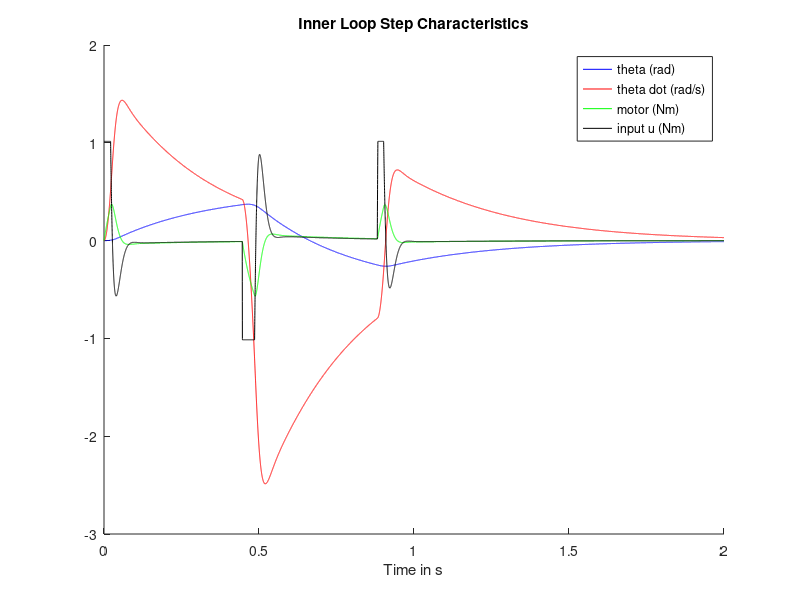
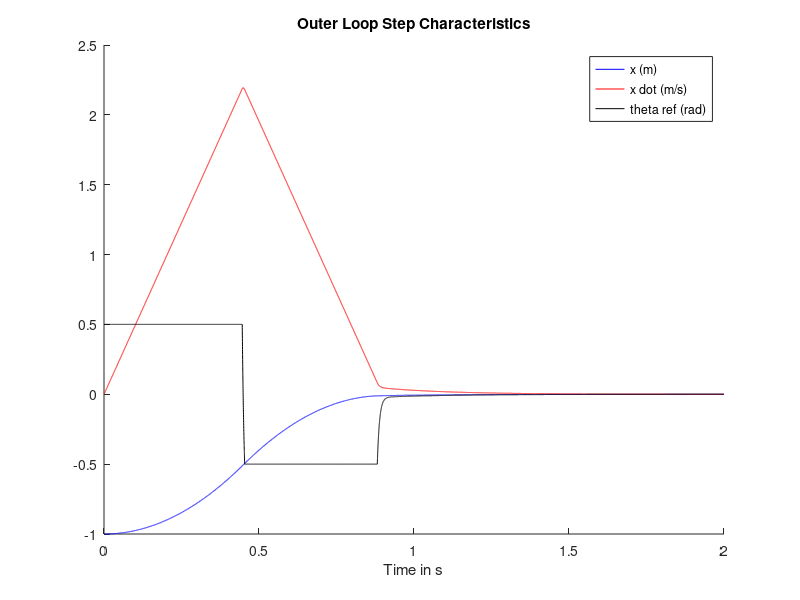

Write the MATLAB code that produced these figures, in order.
clear all;
close all;
clc;

h = 0.0001;          % time step
t = 0:h:2;          % time range
N = length(t);      % number of steps
Iy = 0.007875;

x_inner = zeros(3,N);       % theta theta_dot motor_response
x_inner(:,1) = [0;0;0];
x_outer = zeros(2,N);       % x x_dot
x_outer(:,1) = [-1;0];

u_inner = zeros(1,N);
u_outer = zeros(1,N);
max_F = [1.704 19.472 1.014]; % x z theta

A_inner = [0 1 0;0 0 max_F(3)/Iy;0 0 -20]; 
B_inner = [0 0 20]';
C_inner = [1 0 0;0 1 0];
D_inner = [0 0]';

sys1 = ss(A_inner,B_inner,C_inner,D_inner,0);
[K_inner] = lqr(sys1,diag([10 1 1]),0.1)

A_outer = [0 1;0 0];
B_outer = [0 9.81]';
C_outer = [1 0];
D_outer = 0;

sys2 = ss(A_outer,B_outer,C_outer,D_outer,0);
[K_outer] = lqr(sys2,diag([40 2]),0.01)
%K_outer = [10 2]

for n=1:N-1

    u_outer(n) = -K_outer*x_outer(:,n);
    
        if u_outer(n) >= 0.5;
            u_outer(n) = 0.5;
        end
        if u_outer(n) <= -0.5;
            u_outer(n) = -0.5;
        end

    u_inner(n) = -K_inner*(x_inner(:,n)-[u_outer(n);0;0]);

        if u_inner(n) >= max_F(3)
            u_inner(n) = max_F(3);
        end
        if u_inner(n) <= -max_F(3);
            u_inner(n) = -max_F(3);
        end

    x_inner(:,n+1) = x_inner(:,n)+(A_inner*x_inner(:,n) + B_inner*u_inner(n))*h;
    
    x_outer(:,n+1) = x_outer(:,n)+(A_outer*x_outer(:,n) + B_outer*u_outer(n))*h;
    
    u_outer(n+1) = x_inner(1,n+1);

    
    
end
figure(1);
hold on;
%[AX,H1,H2] = plotyy(t(2:N-1),x(1,2:N-1),t(2:N-1),u(2:N-1),'plot');
plot(t(1:N-1),x_inner(1,1:N-1),'b');
plot(t(1:N-1),x_inner(2,1:N-1),'r');
plot(t(1:N-1),x_inner(3,1:N-1),'g');
plot(t(1:N-1),u_inner(1:N-1),'k');
legend('theta (rad)','theta dot (rad/s)','motor (Nm)','input u (Nm)');
title('Inner Loop Step Characteristics');
xlabel('Time in s');

hold off;

figure(2);
hold on;
plot(t(1:N-1),x_outer(1,1:N-1),'b');
plot(t(1:N-1),x_outer(2,1:N-1),'r');
plot(t(1:N-1),u_outer(1:N-1),'k');
legend('x (m)','x dot (m/s)','theta ref (rad)');
xlabel('Time in s');
title('Outer Loop Step Characteristics');
% xlabel('Time in s');
% 
% set(get(AX(1),'Ylabel'),'String','Pos in x')
% set(get(AX(2),'Ylabel'),'String','Normalized input u')

eig(A_inner)
eig(A_inner-B_inner*K_inner)
